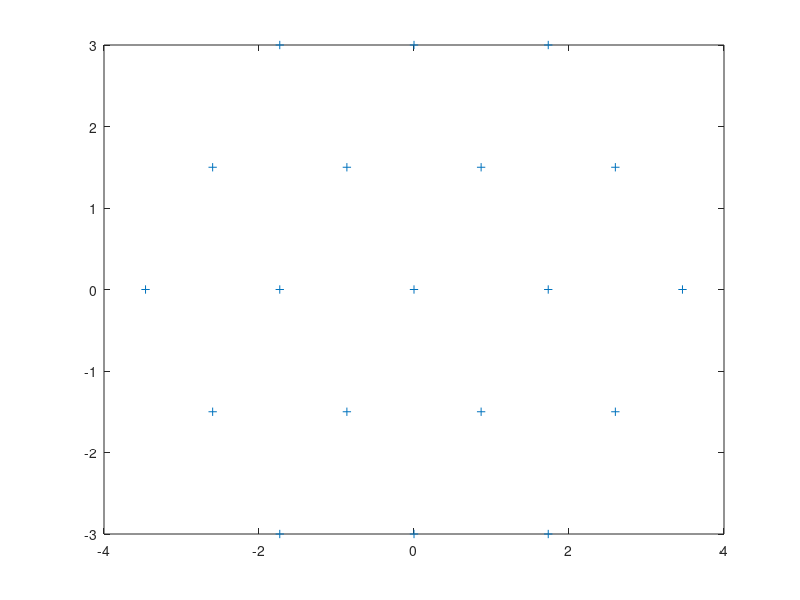

Write the MATLAB code that produced this figure.
% Program 7-2
% 
% basest.m
%
% This function sets positions of the base stations.

%

function [out] =  basest()

baseinfo(1, 1) = 0.0;
baseinfo(1, 2) = 0.0;
baseinfo(2, 1) = -0.5*sqrt(3.0);
baseinfo(2, 2) = 1.5;
baseinfo(3, 1) = -sqrt(3.0);
baseinfo(3, 2) = 0.0;
baseinfo(4, 1) = -0.5*sqrt(3.0);
baseinfo(4, 2) = -1.5;
baseinfo(5, 1) = 0.5*sqrt(3.0);
baseinfo(5, 2) = -1.5;
baseinfo(6, 1) = sqrt(3.0);
baseinfo(6, 2) = 0.0;
baseinfo(7, 1) = 0.5*sqrt(3.0);
baseinfo(7, 2) = 1.5;
baseinfo(8, 1) = 0.0;
baseinfo(8, 2) = 3.0;
baseinfo(9, 1) = -sqrt(3.0);
baseinfo(9, 2) = 3.0;
baseinfo(10, 1) = -1.5*sqrt(3.0);
baseinfo(10, 2) = 1.5;
baseinfo(11, 1) = -2.0*sqrt(3.0);
baseinfo(11, 2) = 0.0;
baseinfo(12, 1) = -1.5*sqrt(3.0);
baseinfo(12, 2) = -1.5;
baseinfo(13, 1) = -sqrt(3.0);
baseinfo(13, 2) = -3.0;
baseinfo(14, 1) = 0.0;
baseinfo(14, 2) = -3.0;
baseinfo(15, 1) = sqrt(3.0);
baseinfo(15, 2) = -3.0;
baseinfo(16, 1) = 1.5*sqrt(3.0);
baseinfo(16, 2) = -1.5;
baseinfo(17, 1) = 2.0*sqrt(3.0);
baseinfo(17, 2) = 0.0;
baseinfo(18, 1) = 1.5*sqrt(3.0);
baseinfo(18, 2) = 1.5;
baseinfo(19, 1) = sqrt(3.0);
baseinfo(19, 2) = 3.0;

out = baseinfo;
plot (baseinfo(:,1),baseinfo(:,2),'+')
print -depsc Base_Station_Position.eps
%******* end of file *********